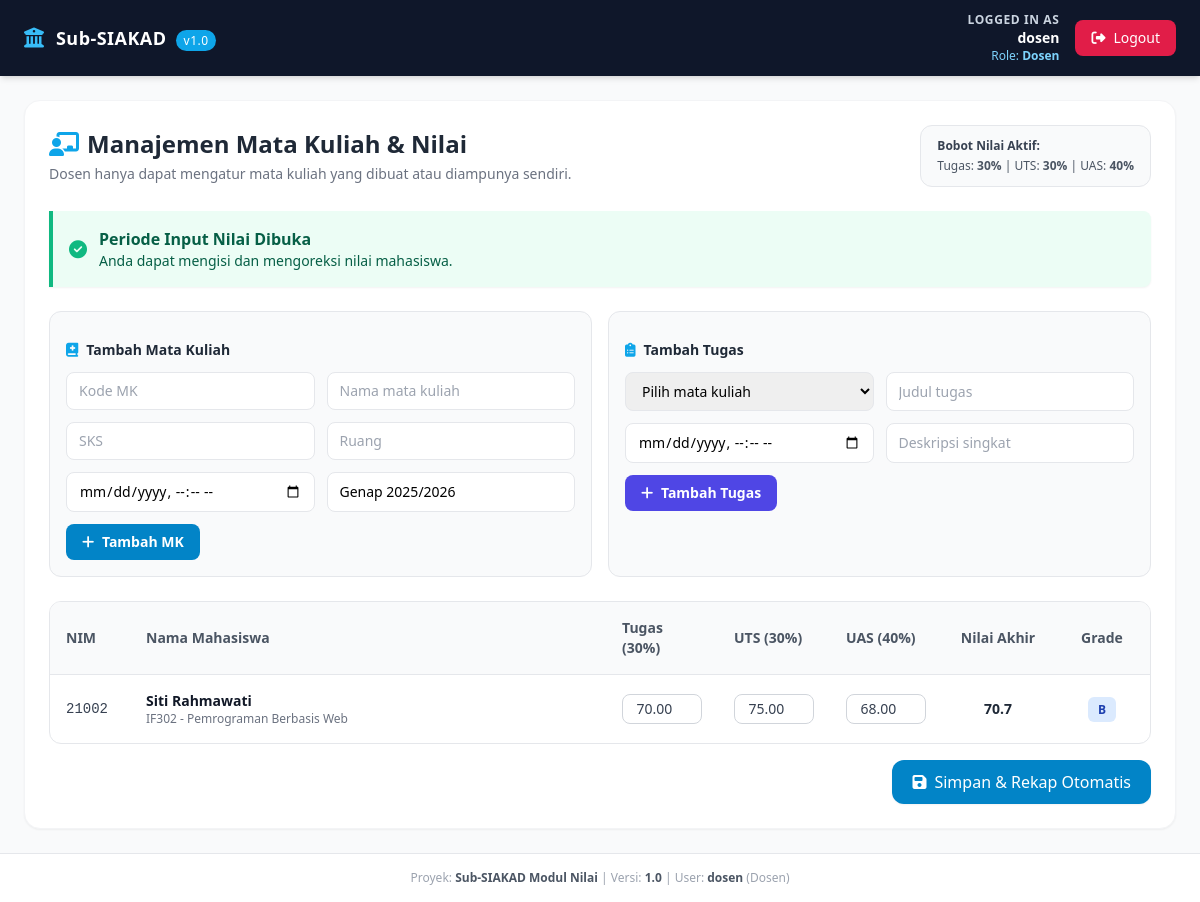
The app's page /grades.php (signed in) with its own data.
### tables this page shows
CREATE TABLE nilai (
  id INT AUTO_INCREMENT PRIMARY KEY,
  mahasiswa_id INT NOT NULL,
  mata_kuliah_id INT NOT NULL,
  tugas DECIMAL(5,2),
  uts DECIMAL(5,2),
  uas DECIMAL(5,2),
  akhir DECIMAL(5,2),
  grade VARCHAR(2),
  CONSTRAINT fk_nilai_mahasiswa FOREIGN KEY (mahasiswa_id) REFERENCES mahasiswa_profile(id) ON DELETE CASCADE,
  CONSTRAINT fk_nilai_mk FOREIGN KEY (mata_kuliah_id) REFERENCES mata_kuliah(id) ON DELETE CASCADE
);

CREATE TABLE mahasiswa_profile (
  id INT AUTO_INCREMENT PRIMARY KEY,
  user_id INT NOT NULL UNIQUE,
  nim VARCHAR(50),
  prodi VARCHAR(150),
  angkatan INT,
  CONSTRAINT fk_mhs_user FOREIGN KEY (user_id) REFERENCES users(id) ON DELETE CASCADE
);

CREATE TABLE mata_kuliah (
  id INT AUTO_INCREMENT PRIMARY KEY,
  kode VARCHAR(50),
  nama VARCHAR(255),
  sks INT,
  dosen_id INT NULL,
  jadwal_mulai DATETIME NULL,
  ruang VARCHAR(100),
  semester VARCHAR(100),
  CONSTRAINT fk_mk_dosen FOREIGN KEY (dosen_id) REFERENCES dosen_profile(id) ON DELETE SET NULL
);

### grades.php (the view, shortened to what this page needs)
<?php
require_once 'config.php';
$currentUser = $_SESSION['user']['username'];
$userRole = $_SESSION['user']['role'];
$fallbackMahasiswaData = [
    ['nim' => '21001', 'nama' => 'Ahmad Fauzi', 'tugas' => 85, 'uts' => 80, 'uas' => 90, 'akhir' => 85.5, 'grade' => 'A', 'mk' => 'Pemrograman Berbasis Web', 'sks' => 3, 'kode' => 'IF302'],
    ['nim' => '21002', 'nama' => 'Siti Rahmawati', 'tugas' => 70, 'uts' => 75, 'uas' => 68, 'akhir' => 70.7, 'grade' => 'B', 'mk' => 'Pemrograman Berbasis Web', 'sks' => 3, 'kode' => 'IF302'],
    ['nim' => '21003', 'nama' => 'Budi Santoso', 'tugas' => 60, 'uts' => 55, 'uas' => 65, 'akhir' => 60.5, 'grade' => 'C', 'mk' => 'Pemrograman Berbasis Web', 'sks' => 3, 'kode' => 'IF302']
];
$bobot = ['tugas' => 30, 'uts' => 30, 'uas' => 40];
$isPeriodeTerbuka = true;
$mahasiswaData = $pdo ? loadNilaiData($pdo) : $fallbackMahasiswaData;
$dosenNilaiData = $userRole === 'dosen' ? array_values(array_filter($mahasiswaData, fn($mhs) => ($mhs['dosen_username'] ?? '') === $currentUser)) : $mahasiswaData;
function loadNilaiData($pdo) {
    $sql = "SELECT n.id AS nilai_id, mp.nim, COALESCE(mu.full_name, mu.username) AS nama,
            COALESCE(n.tugas, 0) AS tugas, COALESCE(n.uts, 0) AS uts, COALESCE(n.uas, 0) AS uas,
            COALESCE(n.akhir, 0) AS akhir, COALESCE(n.grade, 'E') AS grade,
            mk.id AS mata_kuliah_id, mk.kode, mk.nama AS mk, mk.sks, mk.jadwal_mulai, mk.ruang, mk.semester,
            du.username AS dosen_username, COALESCE(du.full_name, du.username) AS dosen_nama
        FROM nilai n
        JOIN mahasiswa_profile mp ON mp.id = n.mahasiswa_id
        JOIN users mu ON mu.id = mp.user_id
        JOIN mata_kuliah mk ON mk.id = n.mata_kuliah_id
        LEFT JOIN dosen_profile dp ON dp.id = mk.dosen_id
        LEFT JOIN users du ON du.id = dp.user_id
        ORDER BY mk.kode, mp.nim";
    return $pdo->query($sql)->fetchAll(PDO::FETCH_ASSOC);
}
?>
<!DOCTYPE html>
<html lang="id">
<head>
    <script src="https://cdn.tailwindcss.com"></script>
    <link rel="stylesheet" href="https://cdnjs.cloudflare.com/ajax/libs/font-awesome/6.4.0/css/all.min.css">
</head>
<body class="bg-gray-50 font-sans min-h-screen flex flex-col">
    <div class="bg-slate-900 text-white px-6 py-3 flex flex-wrap justify-between items-center shadow-md gap-3">
        <div class="flex items-center gap-3">
            <i class="fa-solid fa-university text-sky-400 text-xl"></i>
            <span class="font-bold text-lg tracking-wide">Sub-SIAKAD <span class="text-xs font-normal bg-sky-500 text-white px-2 py-0.5 rounded-full ml-1">v1.0</span></span>
        </div>
        <div class="flex items-center gap-4">
            <div class="text-right">
                <div class="text-xs text-slate-300 uppercase tracking-wider font-semibold">Logged in as</div>
                <div class="font-bold text-sm"><?php echo htmlspecialchars($currentUser); ?></div>
                <div class="text-xs text-sky-300">Role: <span class="font-semibold"><?php echo ucfirst(str_replace('_', ' ', $userRole)); ?></span></div>
            </div>
            <a href="logout.php" class="bg-rose-600 hover:bg-rose-700 text-white px-4 py-2 rounded-lg text-sm font-medium transition flex items-center gap-2">
                <i class="fa-solid fa-sign-out-alt"></i> Logout
            </a>
        </div>
    </div>
    <div class="flex-1 max-w-7xl w-full mx-auto p-4 md:p-6">
        <div id="panel-dosen" class="dashboard-container <?php echo $userRole === 'dosen' ? 'active' : ''; ?> space-y-6">
            <div class="bg-white p-6 rounded-2xl shadow-sm border border-gray-100">
                <div class="flex flex-col md:flex-row justify-between items-start md:items-center gap-4 mb-6">
                    <div>
                        <h2 class="text-2xl font-bold text-gray-800"><i class="fa-solid fa-chalkboard-user text-sky-500 mr-2"></i>Manajemen Mata Kuliah & Nilai</h2>
                        <p class="text-sm text-gray-500 mt-1">Dosen hanya dapat mengatur mata kuliah yang dibuat atau diampunya sendiri.</p>
                    </div>
                    <div class="bg-gray-50 px-4 py-3 rounded-xl text-xs text-gray-600 border border-gray-200">
                        <span class="font-bold block text-gray-700 mb-1">Bobot Nilai Aktif:</span>
                        Tugas: <span class="font-semibold"><?php echo $bobot['tugas']; ?>%</span> | UTS: <span class="font-semibold"><?php echo $bobot['uts']; ?>%</span> | UAS: <span class="font-semibold"><?php echo $bobot['uas']; ?>%</span>
                    </div>
                </div>
                <div class="mb-6 <?php echo $isPeriodeTerbuka ? 'bg-emerald-50 border-emerald-500' : 'bg-rose-50 border-rose-500'; ?> border-l-4 text-<?php echo $isPeriodeTerbuka ? 'emerald' : 'rose'; ?>-800 p-4 rounded-r-lg flex justify-between items-center shadow-sm">
                    <div class="flex items-center gap-3">
                        <i class="fa-solid fa-<?php echo $isPeriodeTerbuka ? 'circle-check text-emerald-500' : 'circle-xmark text-rose-500'; ?> text-lg"></i>
                        <div>
                            <span class="font-bold"><?php echo $isPeriodeTerbuka ? 'Periode Input Nilai Dibuka' : 'Periode Input Nilai Ditutup'; ?></span>
                            <span class="text-sm block"><?php echo $isPeriodeTerbuka ? 'Anda dapat mengisi dan mengoreksi nilai mahasiswa.' : 'Akses pengisian telah dikunci oleh Admin. Anda tidak dapat mengubah nilai.'; ?></span>
                        </div>
                    </div>
                </div>
                <div class="grid grid-cols-1 lg:grid-cols-2 gap-4 mb-6">
                    <form method="POST" class="bg-gray-50 border border-gray-200 rounded-xl p-4 space-y-3">
                        <h3 class="font-bold text-gray-800 text-sm"><i class="fa-solid fa-book-medical text-sky-500 mr-2"></i>Tambah Mata Kuliah</h3>
                        <div class="grid grid-cols-2 gap-3">
                            <input name="kode" placeholder="Kode MK" class="px-3 py-2 border rounded-lg text-sm" required>
                            <input name="nama" placeholder="Nama mata kuliah" class="px-3 py-2 border rounded-lg text-sm" required>
                            <input name="sks" type="number" min="1" max="6" placeholder="SKS" class="px-3 py-2 border rounded-lg text-sm" required>
                            <input name="ruang" placeholder="Ruang" class="px-3 py-2 border rounded-lg text-sm">
                            <input name="jadwal_mulai" type="datetime-local" class="px-3 py-2 border rounded-lg text-sm" required>
                            <input name="semester" placeholder="Semester" value="Genap 2025/2026" class="px-3 py-2 border rounded-lg text-sm">
                        </div>
                        <button type="submit" class="bg-sky-600 hover:bg-sky-700 text-white text-sm font-semibold px-4 py-2 rounded-lg">
                            <i class="fa-solid fa-plus mr-1"></i> Tambah MK
                        </button>
                    </form>
                    <form method="POST" class="bg-gray-50 border border-gray-200 rounded-xl p-4 space-y-3">
                        <h3 class="font-bold text-gray-800 text-sm"><i class="fa-solid fa-clipboard-list text-sky-500 mr-2"></i>Tambah Tugas</h3>
                        <div class="grid grid-cols-2 gap-3">
                            <select name="mata_kuliah_id" class="px-3 py-2 border rounded-lg text-sm" required>
                                <option value="">Pilih mata kuliah</option>
                            </select>
                            <input name="judul" placeholder="Judul tugas" class="px-3 py-2 border rounded-lg text-sm" required>
                            <input name="due_at" type="datetime-local" class="px-3 py-2 border rounded-lg text-sm" required>
                            <input name="deskripsi" placeholder="Deskripsi singkat" class="px-3 py-2 border rounded-lg text-sm">
                        </div>
                        <button type="submit" class="bg-indigo-600 hover:bg-indigo-700 text-white text-sm font-semibold px-4 py-2 rounded-lg">
                            <i class="fa-solid fa-plus mr-1"></i> Tambah Tugas
                        </button>
                    </form>
                </div>
                <form method="POST">
                <div class="overflow-x-auto rounded-xl border border-gray-200">
                    <table class="w-full text-left border-collapse">
                        <thead>
                            <tr class="bg-gray-50 border-b border-gray-200 text-gray-600 font-semibold text-sm">
                                <th class="p-4 w-20">NIM</th>
                                <th class="p-4">Nama Mahasiswa</th>
                                <th class="p-4 w-28">Tugas (<?php echo $bobot['tugas']; ?>%)</th>
                                <th class="p-4 w-28">UTS (<?php echo $bobot['uts']; ?>%)</th>
                                <th class="p-4 w-28">UAS (<?php echo $bobot['uas']; ?>%)</th>
                                <th class="p-4 w-28 text-center">Nilai Akhir</th>
                                <th class="p-4 w-24 text-center">Grade</th>
                            </tr>
                        </thead>
                        <tbody class="text-sm text-gray-700 divide-y divide-gray-100">
                            <?php foreach ($dosenNilaiData as $index => $mhs): ?>
                            <?php $nilaiKey = $pdo ? (int)($mhs['nilai_id'] ?? 0) : $index; ?>
                            <tr class="hover:bg-gray-50 transition">
                                <td class="p-4 font-mono font-medium"><?php echo htmlspecialchars($mhs['nim']); ?></td>
                                <td class="p-4 font-semibold text-gray-900">
                                    <?php echo htmlspecialchars($mhs['nama']); ?>
                                    <div class="text-xs text-gray-500 font-normal"><?php echo htmlspecialchars(($mhs['kode'] ?? '') . ' - ' . ($mhs['mk'] ?? '')); ?></div>
                                </td>
                                <td class="p-4">
                                    <input type="number" name="tugas[<?php echo $nilaiKey; ?>]" min="0" max="100" value="<?php echo $mhs['tugas']; ?>" class="w-full px-2 py-1 border rounded-lg text-center text-sm focus:outline-none focus:ring-2 <?php echo $isPeriodeTerbuka ? 'bg-white border-gray-300 focus:ring-sky-500' : 'bg-gray-100 border-gray-200 cursor-not-allowed'; ?>" <?php echo $isPeriodeTerbuka ? '' : 'disabled'; ?>>
                                </td>
                                <td class="p-4">
                                    <input type="number" name="uts[<?php echo $nilaiKey; ?>]" min="0" max="100" value="<?php echo $mhs['uts']; ?>" class="w-full px-2 py-1 border rounded-lg text-center text-sm focus:outline-none focus:ring-2 <?php echo $isPeriodeTerbuka ? 'bg-white border-gray-300 focus:ring-sky-500' : 'bg-gray-100 border-gray-200 cursor-not-allowed'; ?>" <?php echo $isPeriodeTerbuka ? '' : 'disabled'; ?>>
                                </td>
                                <td class="p-4">
                                    <input type="number" name="uas[<?php echo $nilaiKey; ?>]" min="0" max="100" value="<?php echo $mhs['uas']; ?>" class="w-full px-2 py-1 border rounded-lg text-center text-sm focus:outline-none focus:ring-2 <?php echo $isPeriodeTerbuka ? 'bg-white border-gray-300 focus:ring-sky-500' : 'bg-gray-100 border-gray-200 cursor-not-allowed'; ?>" <?php echo $isPeriodeTerbuka ? '' : 'disabled'; ?>>
                                </td>
                                <td class="p-4 text-center font-bold text-gray-800"><?php echo number_format($mhs['akhir'], 1); ?></td>
                                <td class="p-4 text-center">
                                    <span class="px-2.5 py-1 rounded-md text-xs font-bold <?php
                                        if ($mhs['grade'] === 'A') echo 'bg-emerald-100 text-emerald-800';
                                        elseif ($mhs['grade'] === 'B') echo 'bg-blue-100 text-blue-800';
                                        else echo 'bg-amber-100 text-amber-800';
                                    ?>"><?php echo $mhs['grade']; ?></span>
                                </td>
                            </tr>
                            <?php endforeach; ?>
                        </tbody>
                    </table>
                </div>
                <div class="mt-4 flex justify-end gap-3">
                    <button type="submit" <?php echo !$isPeriodeTerbuka ? 'disabled' : ''; ?> class="bg-sky-600 hover:bg-sky-700 text-white font-medium px-5 py-2.5 rounded-xl shadow-sm transition flex items-center gap-2 disabled:opacity-50 disabled:cursor-not-allowed">
                        <i class="fa-solid fa-floppy-disk"></i> Simpan & Rekap Otomatis
                    </button>
                </div>
                </form>
            </div>
        </div>
    </div>
    <footer class="bg-white border-t border-gray-200 py-4 px-6 text-center text-xs text-gray-400">
        <div>Proyek: <span class="font-semibold text-gray-600">Sub-SIAKAD Modul Nilai</span> | Versi: <span class="font-semibold text-gray-600">1.0</span> | User: <span class="font-semibold text-gray-600"><?php echo htmlspecialchars($currentUser); ?></span> (<?php echo ucfirst(str_replace('_', ' ', $userRole)); ?>)</div>
    </footer>
</body>
</html>

### grades.php (style rules this page uses)
.dashboard-container { display: none; }
.dashboard-container.active { display: block; }

### records on screen
nilai: mahasiswa.nim "21002", nama "Siti Rahmawati", mata_kuliah.nama "IF302 - Pemrograman Berbasis Web", tugas "70.00", uts "75.00", uas "68.00", akhir "70.7", grade "B"

### other values on screen
$currentUser "dosen"
str_replace('_', ' ', $userRole) "Dosen"
$bobot['tugas'] "30"
$bobot['uts'] "30"
$bobot['uas'] "40"
